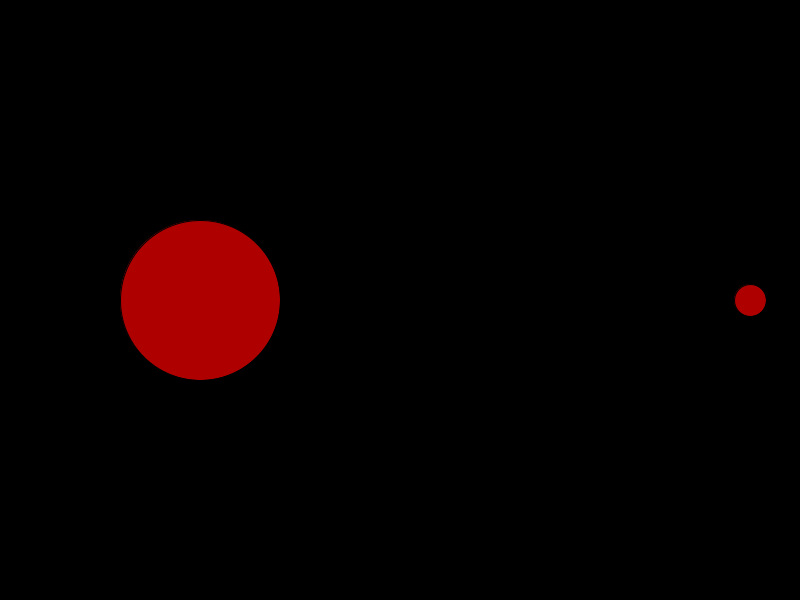
Frame 1 (no input)
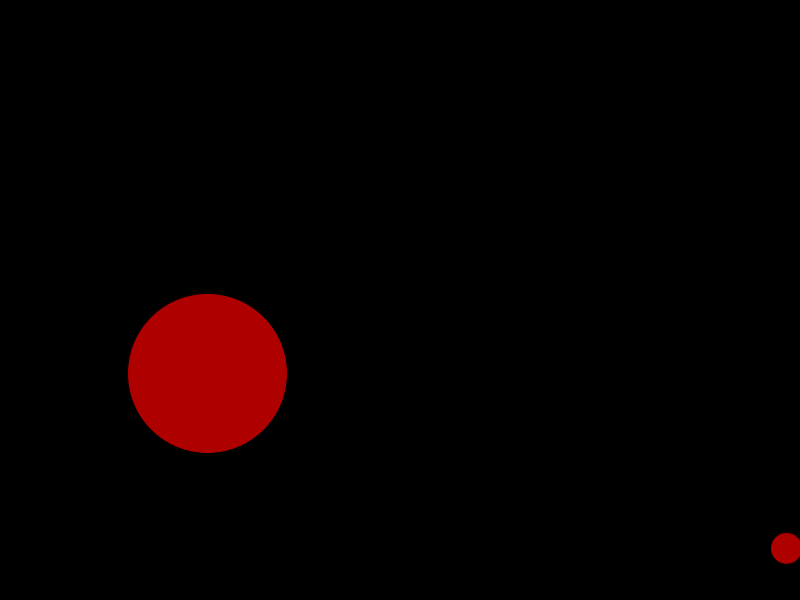
Frame 60 (the mouse pressed at the canvas centre just before this capture)
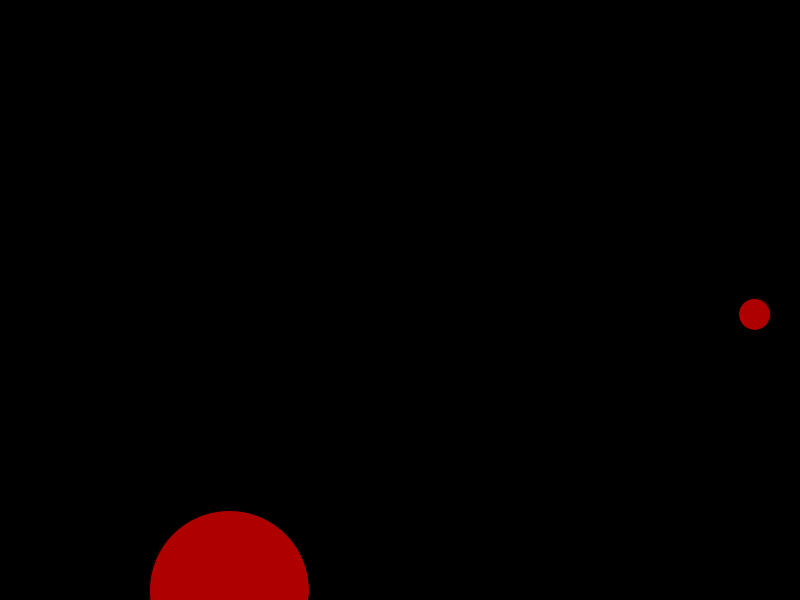
Frame 120 (the mouse held since frame 60 and released just before this capture)

The Processing sketch that drew these frames (run headless with seeded random() and noise(); from frame 60 on, the mouse is pressed at the canvas centre):

// Processing sketch: MOVER_CLASS_00
// ── MOVER_CLASS_00.pde
Mover m0, m1, m2;


void setup() {
  size(800, 600);
  m0 = new Mover();
  m1 = new Mover(10, 200, height/2);  // // A big Mover on the left side of the window
  m2 = new Mover(2, width-50, height/2);  // A small Mover on the right side of the window
}

void draw() {
  background(0);
  // fill(255, 0, 0);

  // Make up two forces.

  PVector wind = new PVector(0.04, 0);
  PVector gravity = new PVector(0, 0.4);

  //  apply both forces to each object.

  //m0.update();
  //m0.display();

  m1.applyForce(wind);
  m1.applyForce(gravity);
  m1.update();
  m1.display();
  m1.checkEdges();

  m2.applyForce(wind);
  m2.applyForce(gravity);
  m2.update();
  m2.display();
  m2.checkEdges();
}


//if (mousePressed) {
//  PVector wind = new PVector(0.5,0);
//  mover.applyForce(wind);
//}

// ── Mover.pde
// Class Mover

class Mover {

  PVector location;
  PVector velocity;
  PVector acceleration;

  float mass;    // Adding mass as a float variable


  Mover() {
    mass = 1;   // And for now, we'll just set the mass equal to 1 for simplicity.
    location = new PVector(30, 30);
    velocity = new PVector(0, 0);
    acceleration = new PVector(0, 0);
  }

  //    Now setting these variables with arguments
  Mover(float m, float x, float y) {
    mass = m;
    location = new PVector(x, y);
    velocity = new PVector(0, 0);
    acceleration = new PVector(0, 0);
  }

  //// Simple definition m = 1
  //  void applyForce(PVector force) {
  //    acceleration = force;   // Newton's second law at its simplest.
  //  }

  // Receive a force, divide by mass, and add to acceleration.
  void applyForce(PVector force) {
    PVector f = PVector.div(force, mass);
    acceleration.add(f);
  }

  void update() {
    velocity.add(acceleration);  // Motion from Chapter 1
    location.add(velocity);
    acceleration.mult(0);      //  Now add clearing the acceleration each time!
  }


  void display() {
    stroke(0);
    fill(175, 0, 0);
    ellipse(location.x, location.y, mass*16, mass*16);   // Scaling the size according to mass.
  }

  void checkEdges() {
    if (location.x > width) {
      location.x = width;
      velocity.x *= -1;
    } else if (location.x < 0) {
      velocity.x *= -1;
      location.x = 0;
    }


    /* Even though we said we shouldn't touch location and velocity directly,
     there are some exceptions. Here we are doing so as a quick and easy way
     to reverse the direction of our object when it reaches the edge.
     */

    if (location.y > height) {
      velocity.y *= -1;
      location.y = height;
    }
  }
}
